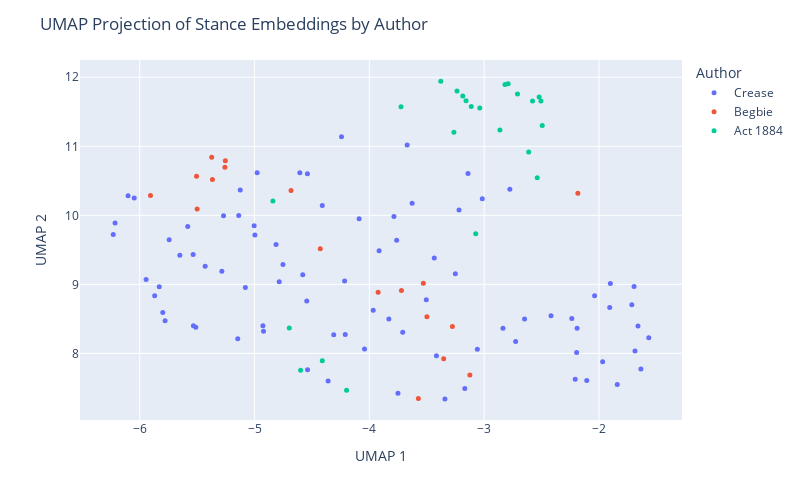

Write notebook code for a chart like this one.
### Code cell
umap_df = pd.DataFrame(proj, columns=['UMAP 1', 'UMAP 2'])
umap_df['Author'] = labels
umap_df['Text'] = [snip for auth in act_snippets for snip in act_snippets[auth]]
umap_df['Text'] = umap_df['Text'].apply(lambda t: wrap_text(t, width=60))

fig = px.scatter(umap_df, x='UMAP 1', y='UMAP 2', 
                 color='Author', hover_data=['Text'], 
                 width=800, height=500 )
fig.update_traces(marker=dict(size=5))
fig.update_layout(title='UMAP Projection of Stance Embeddings by Author')
fig.show()
